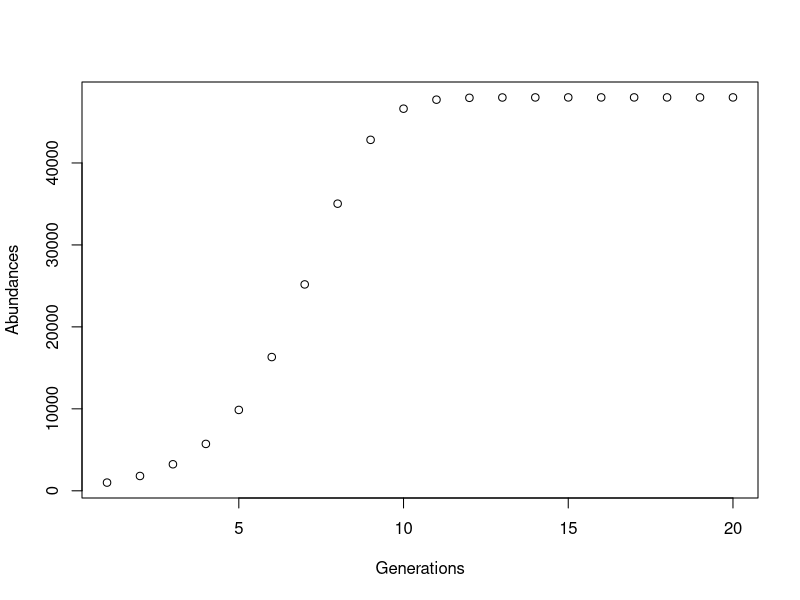
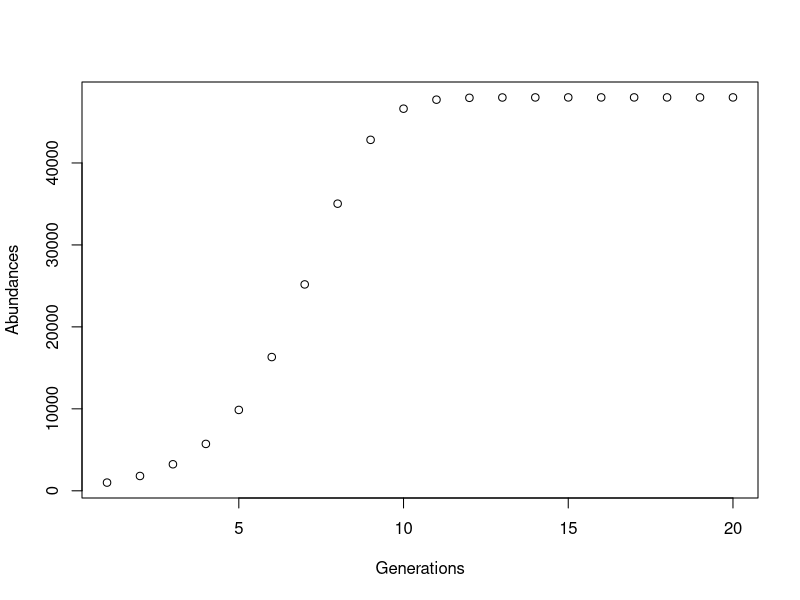

The R script that drew these images, in order:
logGrowth <- function(iSize = 100, numberOfGens = 20, K = 500, r = 1.5) {
  
  #Warning for negative arguments where not possible
  if(iSize < 0) {
    print("ERROR: Initial Population MUST be 0 or greater!")
  }
  if(numberOfGens < 0) {
    print("ERROR: Number of Generations MUST be 0 or greater!")
  }
  if(K < 0) {
    print("ERROR: Carrying Capacity MUST be 0 or greater!")
  }
  
  #First lets create a vector n that will hold our abundance values
  #The first value will be the initial size of the population
  n <- rep(0, numberOfGens)
  n[1] <- iSize
  
  #Now we can loop through and calculate each value
  for(t in seq(2,numberOfGens)) {
    n[t] <- n[t-1] + ( r * n[t-1] * (K - n[t-1])/K )
  }
  
  #We can make a y axis with a sequence from 1 to the number of Gens
  #we print a plot and return the final abundances
  timeGen <- seq(1,numberOfGens)
  finalPlot <- plot(timeGen, n, xlab = "Generations", ylab = "Abundances")
  return(n)
}

#example of the function being called
print(logGrowth(1000, 20, 48000, .823))

setwd("/Users/subi/Desktop/CompBioLabsAndAssignments/Lab08")
myData <- logGrowth(1000, 20, 48000, .823)
dataSize <- seq(1,length(myData))

myDataFrame <- data.frame(dataSize, myData)

colnames(myDataFrame) <- c("generations", "abundance")
write.csv(myDataFrame, file = "myData.csv", row.names = FALSE)
